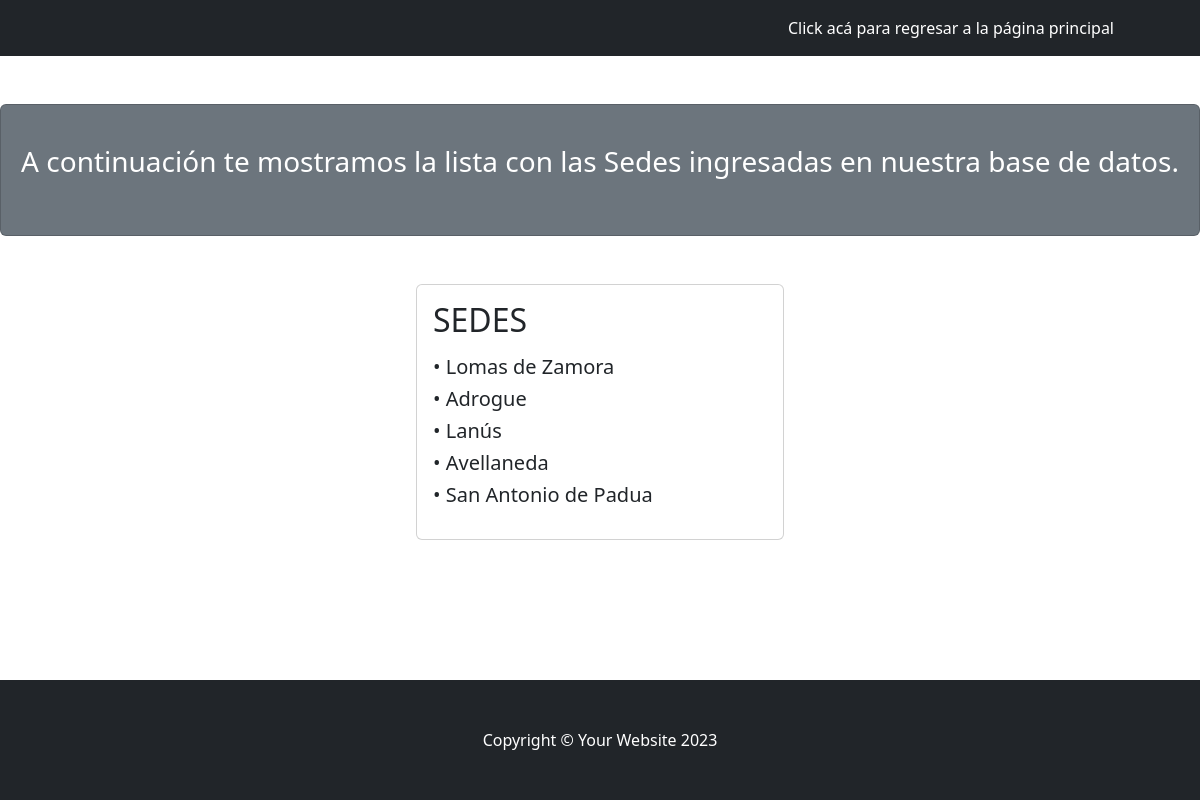
/sedes/todas/, run on the app's committed database.
### AppSport/models.py (models this page shows, shortened)
class Sede(models.Model):
    sede = models.CharField(max_length=100)

### AppSport/views.py (the view)
# urls.py: path('sedes/todas/', sedes_todas_view, name='sedestodas'),
def sedes_todas_view(request):
    sedes = models.Sede.objects.all()
    context = {"sedestodas": sedes}
    return render(request, "AppSport/index_sedes_lista.html", context)

### AppSport/templates/AppSport/index_sedes_lista.html
{% extends "AppSport/index_actividades_lista.html" %}
{% block contenidoQueCambia %}
    <div class="card text-white bg-secondary my-5 py-4 text-center">
        <div class="card-body">
            <p class="text-white m-0"><h3>A continuación te mostramos la lista con las Sedes ingresadas en nuestra base de datos.<h3></p>
        </div>
    </div>
    <div class="row gx-4 gx-lg-5 justify-content-center">
        <div class="col-md-4 mb-5">
            <div class="card h-100 mx-auto">
                <div class="card-body">
<h2 class="card-title">SEDES</h2>
<p class="card-text">
    {% for sede in sedestodas %}
    <h5>• {{ sede.sede }}</h5>
    {% endfor %}
{% endblock %}

### data on the page
Sede: sede "Lomas de Zamora"
Sede: sede "Adrogue"
Sede: sede "Lanús"
Sede: sede "Avellaneda"
Sede: sede "San Antonio de Padua"
